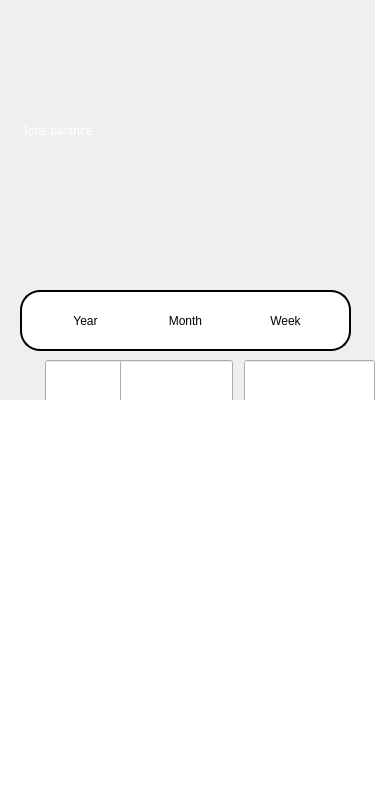
<?xml version="1.0" encoding="UTF-8"?>
<ui version="4.0">
 <class>summary</class>
 <widget class="QDialog" name="summary">
  <property name="geometry">
   <rect>
    <x>0</x>
    <y>0</y>
    <width>375</width>
    <height>812</height>
   </rect>
  </property>
  <property name="minimumSize">
   <size>
    <width>375</width>
    <height>812</height>
   </size>
  </property>
  <property name="maximumSize">
   <size>
    <width>375</width>
    <height>812</height>
   </size>
  </property>
  <property name="windowTitle">
   <string>Dialog</string>
  </property>
  <widget class="QWidget" name="widget" native="true">
   <property name="geometry">
    <rect>
     <x>0</x>
     <y>0</y>
     <width>375</width>
     <height>812</height>
    </rect>
   </property>
   <property name="minimumSize">
    <size>
     <width>375</width>
     <height>812</height>
    </size>
   </property>
   <property name="maximumSize">
    <size>
     <width>375</width>
     <height>812</height>
    </size>
   </property>
   <widget class="QLabel" name="summary_pic">
    <property name="geometry">
     <rect>
      <x>0</x>
      <y>0</y>
      <width>375</width>
      <height>812</height>
     </rect>
    </property>
    <property name="minimumSize">
     <size>
      <width>375</width>
      <height>812</height>
     </size>
    </property>
    <property name="maximumSize">
     <size>
      <width>375</width>
      <height>812</height>
     </size>
    </property>
    <property name="text">
     <string/>
    </property>
    <property name="pixmap">
     <pixmap>images/summary.png</pixmap>
    </property>
   </widget>
   <widget class="QPushButton" name="go_secpage">
    <property name="geometry">
     <rect>
      <x>21</x>
      <y>50</y>
      <width>30</width>
      <height>30</height>
     </rect>
    </property>
    <property name="cursor">
     <cursorShape>OpenHandCursor</cursorShape>
    </property>
    <property name="styleSheet">
     <string notr="true">border: 0px; background-color:rgba(255,255,255,0.0)</string>
    </property>
    <property name="text">
     <string/>
    </property>
    <property name="flat">
     <bool>true</bool>
    </property>
   </widget>
   <widget class="QPushButton" name="year_btn">
    <property name="geometry">
     <rect>
      <x>40</x>
      <y>300</y>
      <width>91</width>
      <height>41</height>
     </rect>
    </property>
    <property name="minimumSize">
     <size>
      <width>91</width>
      <height>0</height>
     </size>
    </property>
    <property name="toolTip">
     <string>&lt;html&gt;&lt;head/&gt;&lt;body&gt;&lt;p &gt;&lt;br/&gt;&lt;/p&gt;&lt;/body&gt;&lt;/html&gt;</string>
    </property>
    <property name="layoutDirection">
     <enum>Qt::LeftToRight</enum>
    </property>
    <property name="styleSheet">
     <string notr="true">QPushButton{
	font: 700 14pt &quot;맑은 고딕&quot;;
	color: rgb(0,0,0);
	background-color: white;
	border: 0px solid rgb(0,0,0);
	border-radius: 10px;
}</string>
    </property>
    <property name="text">
     <string>Year</string>
    </property>
    <property name="flat">
     <bool>false</bool>
    </property>
   </widget>
   <widget class="QLabel" name="label">
    <property name="geometry">
     <rect>
      <x>20</x>
      <y>290</y>
      <width>331</width>
      <height>61</height>
     </rect>
    </property>
    <property name="styleSheet">
     <string notr="true">background-color: white;
border: 2px solid rgb(0,0,0);
border-radius: 20px;</string>
    </property>
    <property name="text">
     <string/>
    </property>
   </widget>
   <widget class="QPushButton" name="month_btn">
    <property name="geometry">
     <rect>
      <x>140</x>
      <y>300</y>
      <width>91</width>
      <height>41</height>
     </rect>
    </property>
    <property name="toolTip">
     <string>&lt;html&gt;&lt;head/&gt;&lt;body&gt;&lt;p &gt;&lt;br/&gt;&lt;/p&gt;&lt;/body&gt;&lt;/html&gt;</string>
    </property>
    <property name="layoutDirection">
     <enum>Qt::LeftToRight</enum>
    </property>
    <property name="styleSheet">
     <string notr="true">QPushButton{
	font: 700 14pt &quot;맑은 고딕&quot;;
	color: rgb(0,0,0);
	background-color: white;
	border: 0px solid rgb(0,0,0);
	border-radius: 10px;
}</string>
    </property>
    <property name="text">
     <string>Month</string>
    </property>
    <property name="flat">
     <bool>false</bool>
    </property>
   </widget>
   <widget class="QPushButton" name="week_btn">
    <property name="geometry">
     <rect>
      <x>240</x>
      <y>300</y>
      <width>91</width>
      <height>41</height>
     </rect>
    </property>
    <property name="toolTip">
     <string>&lt;html&gt;&lt;head/&gt;&lt;body&gt;&lt;p &gt;&lt;br/&gt;&lt;/p&gt;&lt;/body&gt;&lt;/html&gt;</string>
    </property>
    <property name="layoutDirection">
     <enum>Qt::LeftToRight</enum>
    </property>
    <property name="styleSheet">
     <string notr="true">QPushButton{
	font: 700 14pt &quot;맑은 고딕&quot;;
	color: rgb(0,0,0);
	background-color: white;
	border: 0px solid rgb(0,0,0);
	border-radius: 10px;
}</string>
    </property>
    <property name="text">
     <string>Week</string>
    </property>
    <property name="flat">
     <bool>false</bool>
    </property>
   </widget>
   <widget class="QLineEdit" name="lineEdit">
    <property name="geometry">
     <rect>
      <x>244</x>
      <y>360</y>
      <width>131</width>
      <height>441</height>
     </rect>
    </property>
    <property name="autoFillBackground">
     <bool>false</bool>
    </property>
    <property name="styleSheet">
     <string notr="true">background-color: none;</string>
    </property>
    <property name="echoMode">
     <enum>QLineEdit::Normal</enum>
    </property>
    <property name="readOnly">
     <bool>true</bool>
    </property>
   </widget>
   <widget class="QLineEdit" name="lineEdit_2">
    <property name="geometry">
     <rect>
      <x>120</x>
      <y>360</y>
      <width>113</width>
      <height>441</height>
     </rect>
    </property>
    <property name="styleSheet">
     <string notr="true">background-color:none;</string>
    </property>
    <property name="frame">
     <bool>true</bool>
    </property>
    <property name="dragEnabled">
     <bool>true</bool>
    </property>
    <property name="readOnly">
     <bool>true</bool>
    </property>
   </widget>
   <widget class="QLineEdit" name="lineEdit_3">
    <property name="geometry">
     <rect>
      <x>45</x>
      <y>360</y>
      <width>113</width>
      <height>441</height>
     </rect>
    </property>
    <property name="styleSheet">
     <string notr="true">background-color:none;</string>
    </property>
    <property name="frame">
     <bool>true</bool>
    </property>
    <property name="dragEnabled">
     <bool>true</bool>
    </property>
    <property name="readOnly">
     <bool>true</bool>
    </property>
   </widget>
   <widget class="QLabel" name="label_2">
    <property name="geometry">
     <rect>
      <x>0</x>
      <y>400</y>
      <width>381</width>
      <height>421</height>
     </rect>
    </property>
    <property name="styleSheet">
     <string notr="true">background-color: rgba(255,255,255,1.0);</string>
    </property>
    <property name="text">
     <string/>
    </property>
   </widget>
   <widget class="QLineEdit" name="line">
    <property name="geometry">
     <rect>
      <x>20</x>
      <y>120</y>
      <width>111</width>
      <height>21</height>
     </rect>
    </property>
    <property name="styleSheet">
     <string notr="true">font: 700 16pt &quot;맑은 고딕&quot;;
background-color: rgba(255, 255, 255, 0.0);
color: rgb(255,255,255);
border: 0px;</string>
    </property>
    <property name="text">
     <string>Total balance</string>
    </property>
    <property name="readOnly">
     <bool>true</bool>
    </property>
   </widget>
   <widget class="QLineEdit" name="money_line">
    <property name="geometry">
     <rect>
      <x>20</x>
      <y>160</y>
      <width>331</width>
      <height>51</height>
     </rect>
    </property>
    <property name="styleSheet">
     <string notr="true">font: 700 40pt &quot;맑은 고딕&quot;;
background-color: rgba(255, 255, 255, 0.0);
color: rgb(255,255,255);
border: 0px;</string>
    </property>
    <property name="text">
     <string/>
    </property>
    <property name="readOnly">
     <bool>true</bool>
    </property>
   </widget>
   <widget class="QLineEdit" name="date_info">
    <property name="geometry">
     <rect>
      <x>127</x>
      <y>120</y>
      <width>231</width>
      <height>21</height>
     </rect>
    </property>
    <property name="styleSheet">
     <string notr="true">font: 700 16pt &quot;맑은 고딕&quot;;
background-color: rgba(255, 255, 255, 0.0);
color: rgb(255,255,255);
border: 0px;</string>
    </property>
    <property name="text">
     <string/>
    </property>
    <property name="readOnly">
     <bool>true</bool>
    </property>
   </widget>
   <zorder>lineEdit_3</zorder>
   <zorder>lineEdit_2</zorder>
   <zorder>lineEdit</zorder>
   <zorder>summary_pic</zorder>
   <zorder>go_secpage</zorder>
   <zorder>label</zorder>
   <zorder>year_btn</zorder>
   <zorder>month_btn</zorder>
   <zorder>week_btn</zorder>
   <zorder>line</zorder>
   <zorder>money_line</zorder>
   <zorder>label_2</zorder>
   <zorder>date_info</zorder>
  </widget>
 </widget>
 <resources/>
 <connections/>
</ui>
